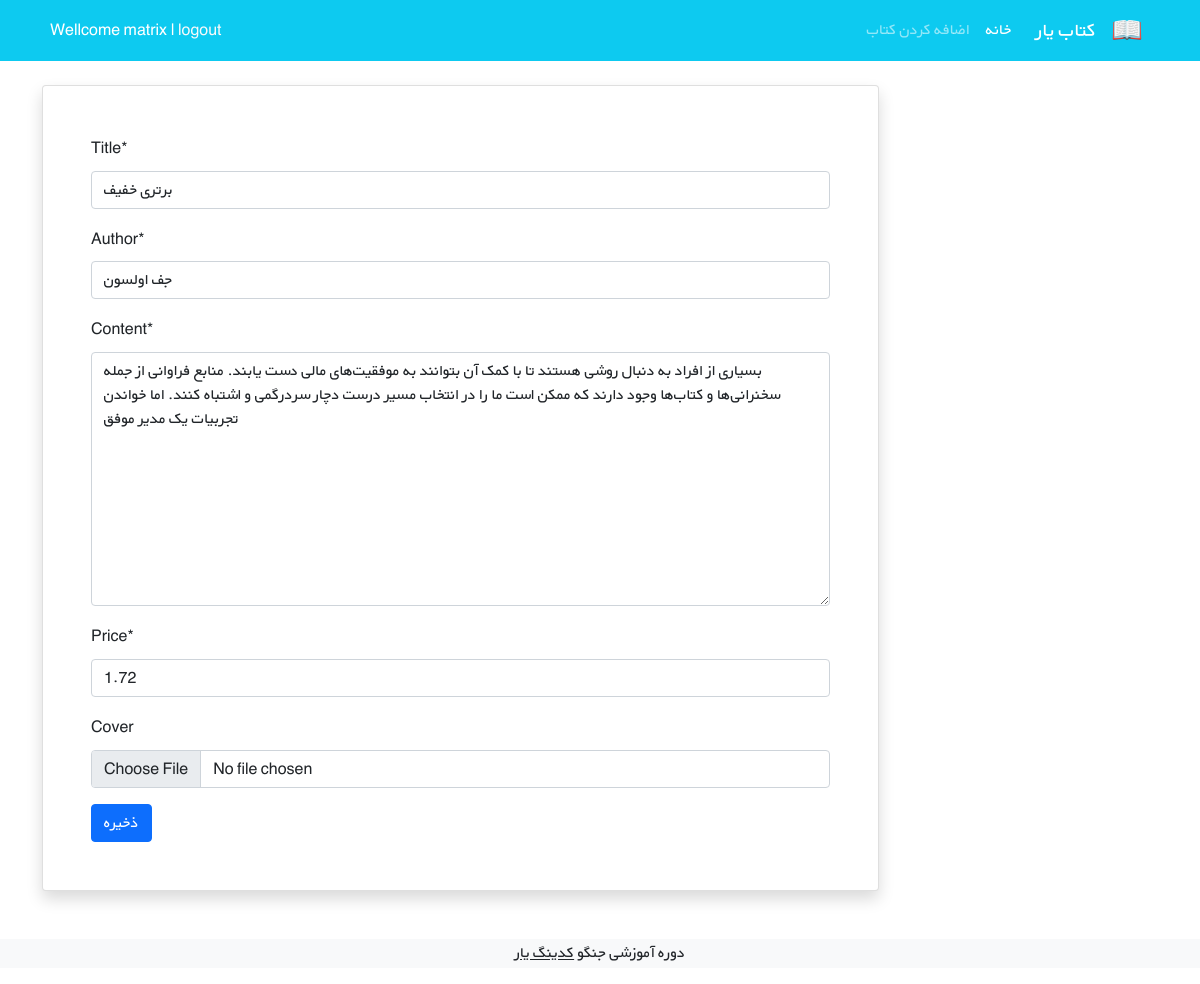
Screenshot of /books/7/edit/ (signed in) with the database file from the repository.
### accounts/models.py (models this page shows)
class CustomUser(AbstractUser):
    age = models.PositiveIntegerField(null=True, blank=True)

### books/models.py (models this page shows, shortened)
class MdlBook(models.Model):
    user = models.ForeignKey(get_user_model(), on_delete=models.CASCADE)
    title = models.CharField(max_length=200)
    author = models.CharField(max_length=200)
    content = models.TextField()
    price = models.DecimalField(max_digits=5, decimal_places=2)
    cover = models.ImageField(upload_to="covers/", blank=True)

### books/views.py (the view)
# urls.py: path('<int:pk>/edit/', BookUpdateView.as_view(), name="book_update"),
class BookUpdateView(LoginRequiredMixin, UserPassesTestMixin, generic.UpdateView):
    model = MdlBook
    fields = ["title", "author", "content", "price", "cover"]
    template_name = "books/book_update.html"
    def test_func(self):
        obj = self.get_object()
        return obj.user == self.request.user

### books/templates/books/book_update.html (shortened to what this page needs)
{% extends "_base.html" %}
{% load crispy_forms_tags %}
{% block content %}
<div class="container mt-4">
    <div class="col-9">
        <div class="card shadow my-3 p-5">
            <form method="post" enctype="multipart/form-data">
                {{ form|crispy }}
            <button type="submit" class="btn btn-primary">ذخیره</button>
            </form>
        </div>
    </div>
</div>
{% endblock content %}

### templates/_base.html (shortened to what this page needs)
{% load static %}
<!doctype html>
<html lang="en">
<head>
    <link href="https://cdn.jsdelivr.net/npm/bootstrap@5.1.3/dist/css/bootstrap.min.css" rel="stylesheet"
>
    <link rel="stylesheet" href="{% static 'css/style.css' %}">
</head>
<body>
<nav class="navbar navbar-expand-lg navbar-dark bg-info" dir="rtl">
    <div class="container">
        <a class="navbar-brand" href="#">
            <img src="icons/book.png" alt="" height="30"
                 class="d-inline-block align-text-top">
        </a>
        <a class="navbar-brand mx-3" href="#">کتاب یار</a>
        <div class="collapse navbar-collapse" id="navbarNavAltMarkup">
            <div class="navbar-nav">
                <a class="nav-link active" aria-current="page" href="{% url 'book_list' %}">خانه</a>
                <a class="nav-link" href="{% url 'book_create' %}">اضافه کردن کتاب</a>
            </div>
        </div>
        <div class="mx-2 text-white">
		    {% if user.is_authenticated %}
            Wellcome {{ user.username }} | <a class="link-light text-decoration-none" href="{% url "logout" %}">logout</a>
            {% else %}
            <a class="link-light text-decoration-none" href="{% url "login" %}">Login</a> | <a class="link-light text-decoration-none" href="{% url "signup" %}">Sign-up</a>
            {% endif %}
		</div>
    </div>
</nav>
							{% block content %}
							{% endblock content %}
<footer class="bg-light text-center text-lg-start mt-5">
  <div class="text-center bg-grey">
      <p>دوره آموزشی جنگو <a class="text-dark" href="https://codingyar.com/" target="_blank">کدینگ یار</a></p>
  </div>
</footer>
</body>
</html>

### static/css/style.css (style rules this page uses)
* { font-family: 'BYekan', sans-serif; line-height: 1.8rem; }

### rows the page displays
CustomUser: username "matrix"
MdlBook: title "برتری خفیف", author "جف اولسون", content "بسیاری از افراد به دنبال روشی هستند تا با کمک آن بتوانند به موفقیت‌های مالی دست یابند. منابع فراوانی از جمله سخنرانی‌ها و کتاب‌ها وجود دارند که ممکن است ما را در انتخاب مسیر درست دچار سردرگمی و اشتباه کنند. اما خواندن تجربیات یک مدیر موفق", price "1.72"
